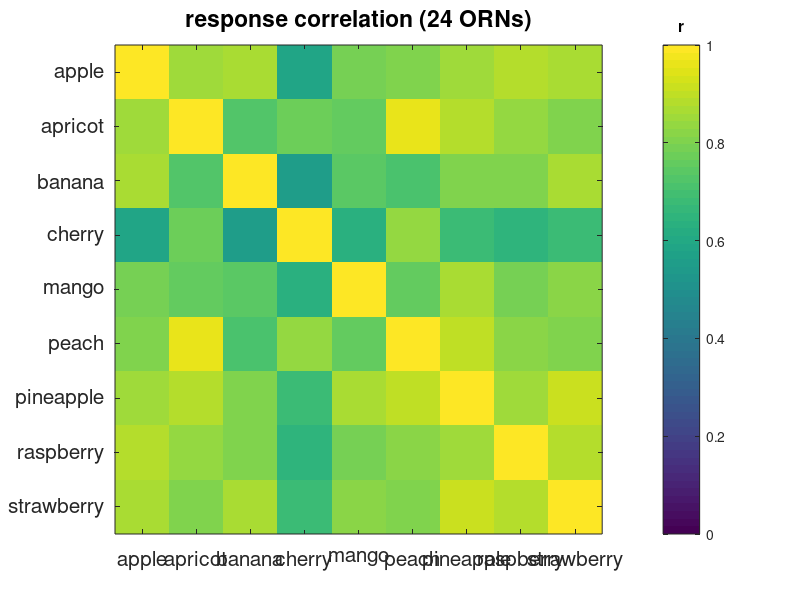

Write MATLAB code to recreate this figure. (Note: this script raises an error after producing the figure.)
clear all
close all

% from hallem and carlson 2004
fruitnames=[{'apple'},{'apricot'},{'banana'},{'cherry'},{'mango'},{'peach'},{'pineapple'},{'raspberry'},{'strawberry'}];
fruit=[40 210 126 28 73 248 68 6 130 76 158 250 -13 20 165 15 109 158 40 87 203 112 49 135; ...
    10 165 71 5 56 139 30 -3 40 47 48 115 -16 16 146 5 94 78 28 26 55 70 34 42; ...
    55 203 255 117 126 245 77 10 89 112 247 238 -26 26 158 26 209 213 28 80 213 97 19 175; ...
    5 206 42 43 47 130 25 -8 83 68 51 94 -15 91 65 9 170 83 26 25 23 68 9 4; ...
    15 143 75 49 104 243 39 -2 60 51 95 108 -10 12 106 9 151 90 28 162 94 67 21 98; ...
    16 159 84 1 47 161 27 -5 78 52 49 106 -13 26 135 7 108 76 31 24 31 60 8 20; ...
    13 136 133 30 38 234 27 -3 51 59 82 144 06 14 151 9 125 84 29 85 92 67 7 23; ...
    19 181 109 42 63 234 57 -3 78 44 59 114 -23 24 140 13 119 97 42 30 195 80 -6 98; ...
    35 197 157 116 47 237 67 -3 90 51 126 183 -19 27 172 18 171 149 27 123 196 77 -9 32];

fruitcorr=corr(fruit');

figure
imagesc(fruitcorr,[0 1])
set(gca,'XTick',[1:length(fruitnames)])
set(gca,'XTickLabel',fruitnames)
xtickangle(30)
set(gca,'YTick',[1:length(fruitnames)])
set(gca,'YTickLabel',fruitnames)
set(gca,'FontSize',15)
h=colorbar;
title('response correlation (24 ORNs)')
title(h,'r')




fdir='/Users/mattchurgin/Dropbox (Harvard University)/flyimaging/analysis/modelAntennaLobe';
fname='hallemAndCarlson2004_tableS1data.xlsx';
[NUM,TXT,RAW]=xlsread([fdir '/' fname]);

ORNr=NUM(1:110,:)'+NUM(111,:)';  % add background firing rate for each OR

otherodorcorr=corr(ORNr);

figure
imagesc(otherodorcorr,[0 1])
set(gca,'FontSize',15)
xlabel('odor')
ylabel('odor')
h=colorbar;
title('response correlation (24 ORNs)')
title(h,'r')


figure
imagesc(corr(ORNr'))
set(gca,'XTick',[1:length(TXT)])
set(gca,'XTickLabel',TXT)
xtickangle(30)
set(gca,'YTick',[1:length(TXT)])
set(gca,'YTickLabel',TXT)
set(gca,'FontSize',15)
h=colorbar;
title('response correlation (24 ORNs)')
title(h,'r')


% calculate euclidean distance between fruit odors
fruitdist = squareform(pdist(fruit));
allodordist = squareform(pdist(ORNr'));

figure
imagesc(fruitdist)
set(gca,'XTick',[1:length(fruitnames)])
set(gca,'XTickLabel',fruitnames)
xtickangle(30)
set(gca,'YTick',[1:length(fruitnames)])
set(gca,'YTickLabel',fruitnames)
set(gca,'FontSize',15)
h=colorbar;
title('coding distance (24 ORNs)')
title(h,'distance')

%%
%plot mean distances
cmap = hsv(9);
mf = mean(fruitdist);
figure
for i = 1:9
bar(i,mf(i),'FaceColor',cmap(i,:))
hold on
end
errorbar(1:9,mf,std(fruitdist)/sqrt(9),'k.','LineWidth',3)
set(gca,'XTick',[1:length(fruitnames)])
set(gca,'XTickLabel',fruitnames)
xtickangle(30)
ylabel('inter-odor coding distance')
set(gca,'Fontsize',15)